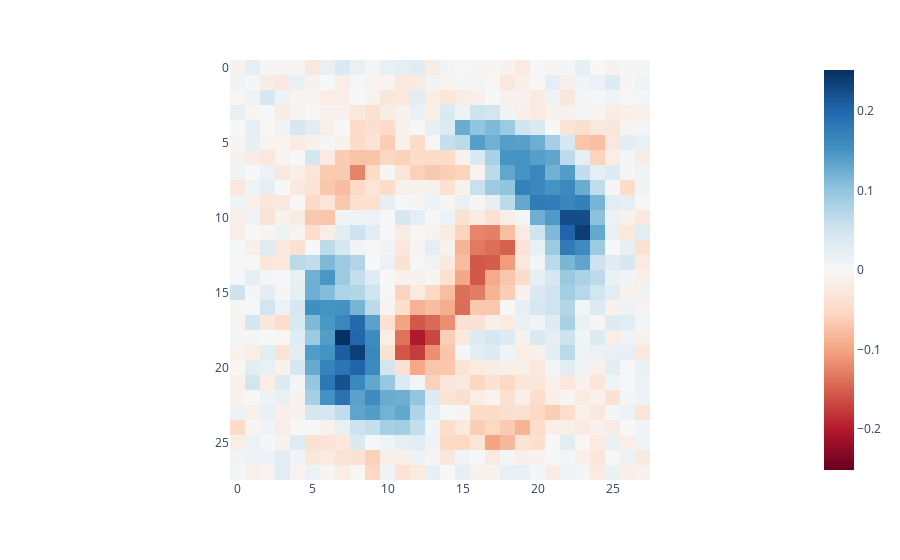

This figure's notebook cell:
### Code cell
vals, vecs = model.decompose()
px.imshow(vecs[0, -1].view(28, 28).cpu(), color_continuous_midpoint=0, color_continuous_scale="RdBu")

### Figure 1 — Plotly figure (JSON) as saved in the notebook; plotly's stock layout.template omitted (floating-point values rounded to 4 significant figures; data arrays with more than 128 entries replaced by an {"elided": "..."} marker saying what was removed)
{"data": [{"coloraxis": "coloraxis", "hovertemplate": "x: %{x}<br>y: %{y}<br>color: %{z}<extra></extra>", "name": "0", "type": "heatmap", "xaxis": "x", "yaxis": "y", "z": {"elided": "28x28 float values"}}], "layout": {"coloraxis": {"cmid": 0, "colorscale": [[0, "rgb(103,0,31)"], [0.1, "rgb(178,24,43)"], [0.2, "rgb(214,96,77)"], [0.3, "rgb(244,165,130)"], [0.4, "rgb(253,219,199)"], [0.5, "rgb(247,247,247)"], [0.6, "rgb(209,229,240)"], [0.7, "rgb(146,197,222)"], [0.8, "rgb(67,147,195)"], [0.9, "rgb(33,102,172)"], [1, "rgb(5,48,97)"]]}, "margin": {"t": 60}, "xaxis": {"anchor": "y", "constrain": "domain", "domain": [0, 1], "scaleanchor": "y"}, "yaxis": {"anchor": "x", "autorange": "reversed", "constrain": "domain", "domain": [0, 1]}}}
